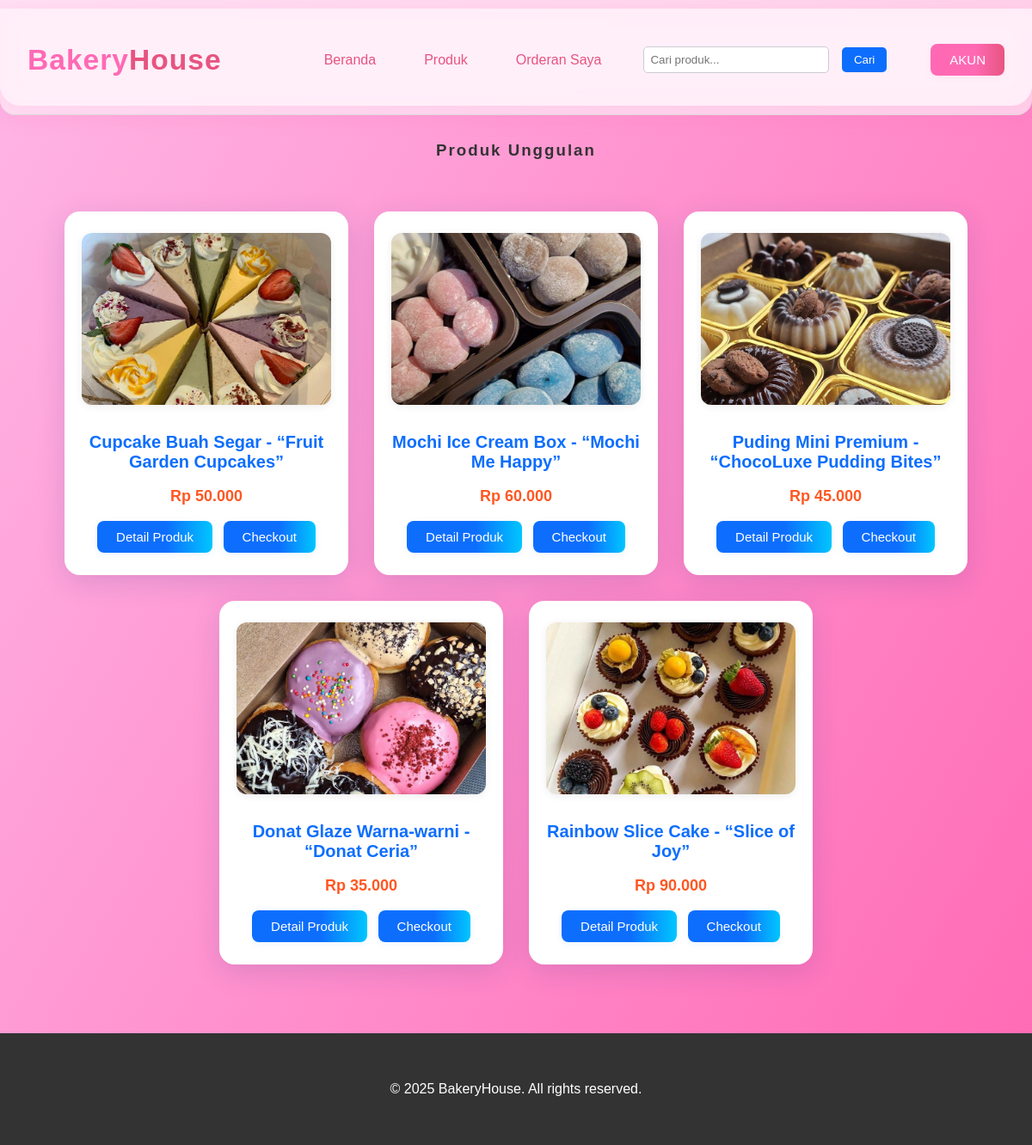
/dashboard.php (signed in), run on the app's committed database.
### tables this page shows
CREATE TABLE `products` (
  `id_prod` int(11) NOT NULL,
  `nama_prod` varchar(100) NOT NULL,
  `price` decimal(10,2) NOT NULL,
  `deskripsi` text DEFAULT NULL,
  `gambar` varchar(255) DEFAULT NULL,
  `sold` int(11) NOT NULL
);

### dashboard.php (the view, shortened to what this page needs)
<?php
include 'konfigurasi/koneksi.php';
$query = "SELECT * FROM products ORDER BY sold DESC LIMIT 6";
$result = mysqli_query($conn, $query);
?>
<!DOCTYPE html>
<html lang="id">
<head>
  <link rel="stylesheet" href="css/style.css"/>
  <link rel="stylesheet" href="css/style3.css"/>
</head>
<body>
  <header>
    <div class="container nav">
      <h1 class="logo">Bakery<span>House</span></h1>
      <nav>
        <ul>
          <li><a href="dashboard.php" class="nav-link">Beranda</a></li>
          <li><a href="product.php" class="nav-link">Produk</a></li>
          <li><a href="order.php" class="nav-link">Orderan Saya</a></li>
        </ul>
      </nav>
      <form id="searchForm" method="get" action="product.php" style="display:inline-block;margin-right:10px;">
        <input type="text" id="searchBar" name="q" placeholder="Cari produk..." style="padding:7px;width:200px;border:1px solid #ccc;border-radius:5px;">
        <button type="submit" style="padding:7px 14px;background:#0d6efd;color:white;border:none;border-radius:5px;cursor:pointer;">Cari</button>
      </form>
      <a href="akun.php" class="btn-link">AKUN</a>
    </div>
  </header>
  <section class="produk">
    <h3 style="text-align:center; color:#333; letter-spacing:2px; margin-top:30px; font-family:'Montserrat', Arial, sans-serif;">Produk Unggulan</h3>
    <div class="container grid" id="produk-list" style="display:flex; flex-wrap:wrap; gap:30px; justify-content:center; margin:40px auto 60px auto; max-width:1200px;">
      <?php while ($row = mysqli_fetch_assoc($result)) { ?>
      <div class="produk-card" style="background:#fff; border-radius:18px; padding:25px 20px 20px 20px; width:290px; box-shadow:0 8px 32px 0 rgba(31,38,135,0.15); text-align:center; transition:transform 0.2s, box-shadow 0.2s; position:relative;">
        <img src="uploads/<?php echo htmlspecialchars($row['gambar']); ?>" height="200" style="width:100%; object-fit:cover; border-radius:12px; margin-bottom:18px; box-shadow:0 2px 10px rgba(0,0,0,0.07);">
        <h4 style="font-size:20px; color:#0d6efd; font-weight:700; margin:10px 0 8px;"><?php echo htmlspecialchars($row['nama_prod']); ?></h4>
        <p class="price" style="color:#ff5722; font-size:18px; font-weight:bold; margin-bottom:12px;">Rp <?php echo number_format($row['price'],0,',','.'); ?></p>
        <a href="detail.php?id_prod=<?php echo $row['id_prod']; ?>" class="btn-link" style="display:inline-block; margin:6px 4px; padding:10px 22px; background:linear-gradient(90deg,#0d6efd 60%,#00c6ff 100%); color:#fff; text-decoration:none; border-radius:8px; font-size:15px; font-weight:500; box-shadow:0 2px 8px rgba(13,110,253,0.08); border:none; cursor:pointer;">Detail Produk</a>
        <a href="checkout1.php?id_prod=<?php echo $row['id_prod']; ?>" class="btn-link" style="display:inline-block; margin:6px 4px; padding:10px 22px; background:linear-gradient(90deg,#0d6efd 60%,#00c6ff 100%); color:#fff; text-decoration:none; border-radius:8px; font-size:15px; font-weight:500; box-shadow:0 2px 8px rgba(13,110,253,0.08); border:none; cursor:pointer;">Checkout</a>
      </div>
      <?php } ?>
    </div>
  </section>
  <footer>
    <div class="container">
      <p>&copy; 2025 BakeryHouse. All rights reserved.</p>
    </div>
  </footer>
</body>
</html>

### css/style.css (style rules this page uses)
body { font-family: 'Segoe UI', sans-serif; background: #f9f9f9; }
.container { max-width: 1200px; margin: auto; padding: 20px; }
header { background: white; padding: 10px 0; border-bottom: 1px solid #ddd; }
.nav { display: flex; justify-content: space-between; align-items: center; }
.logo { font-size: 1.5rem; color: #0d6efd; }
.logo span { color: #ff5722; }
nav ul { display: flex; gap: 20px; list-style: none; }
nav a { text-decoration: none; color: #333; }
#searchBar { padding: 7px; width: 200px; border: 1px solid #ccc; border-radius: 5px; }
button { padding: 7px 10px; border: none; background: #0d6efd; color: white; border-radius: 5px; margin-left: 10px; }
.grid { display: grid; grid-template-columns: repeat(2, 1fr); gap: 20px; }
.produk-card { background: white; padding: 15px; text-align: center; border-radius: 10px; box-shadow: 0 2px 5px rgba(0,0,0,0.1); }
.produk-card img { width: 100%; border-radius: 10px; }
footer { text-align: center; padding: 20px; background: #333; color: white; }

### css/style3.css (style rules this page uses)
.btn-link { display: inline-block; background-color: #007bff; color: white; padding: 10px 16px; border-radius: 6px; text-decoration: none; font-weight: bold; transition: background-color 0.3s ease; }

### dashboard.php (style rules this page uses)
body { font-family: 'Montserrat', Arial, sans-serif; background: linear-gradient(120deg, #ffb6e6 0%, #ff69b4 100%); margin: 0; padding: 0; }
header { background: rgba(255,240,250,0.7); backdrop-filter: blur(10px); -webkit-backdrop-filter: blur(10px); box-shadow: 0 4px 24px 0 rgba(255, 105, 180, 0.10); border-radius: 0 0 18px 18px; position: sticky; top: 0; z-index: 100; }
.nav { background: rgba(255,240,250,0.85); backdrop-filter: blur(12px); box-shadow: 0 4px 24px 0 rgba(255, 105, 180, 0.10); border-radius: 0 0 24px 24px; padding: 18px 32px 12px 32px; display: flex; align-items: center; justify-content: space-between; margin-bottom: 0; transition: background 0.3s; }
.nav-link { text-decoration: none; color: #e75480; font-weight: 500; padding: 8px 18px; border-radius: 8px; transition: background 0.2s, color 0.2s; display: inline-block; }
.logo { font-size: 2.1rem; font-weight: 800; color: #ff69b4; letter-spacing: 1px; margin-right: 30px; font-family: 'Montserrat', Arial, sans-serif; }
.logo span { color: #e75480; }
.btn-link { background: linear-gradient(90deg,#ff69b4 60%,#e75480 100%); color: #fff; text-decoration: none; border-radius: 8px; font-size: 15px; font-weight: 500; box-shadow: 0 2px 8px rgba(255, 105, 180, 0.08); border: none; cursor: pointer; padding: 10px 22px; margin-left: 10px; transition: background 0.2s, color 0.2s; display: inline-block; }

### data on the page
products: gambar (picture), nama_prod "Cupcake Buah Segar - “Fruit Garden Cupcakes”", price "50.000"
products: gambar (picture), nama_prod "Mochi Ice Cream Box - “Mochi Me Happy”", price "60.000"
products: gambar (picture), nama_prod "Puding Mini Premium - “ChocoLuxe Pudding Bites”", price "45.000"
products: gambar (picture), nama_prod "Donat Glaze Warna-warni - “Donat Ceria”", price "35.000"
products: gambar (picture), nama_prod "Rainbow Slice Cake - “Slice of Joy”", price "90.000"
